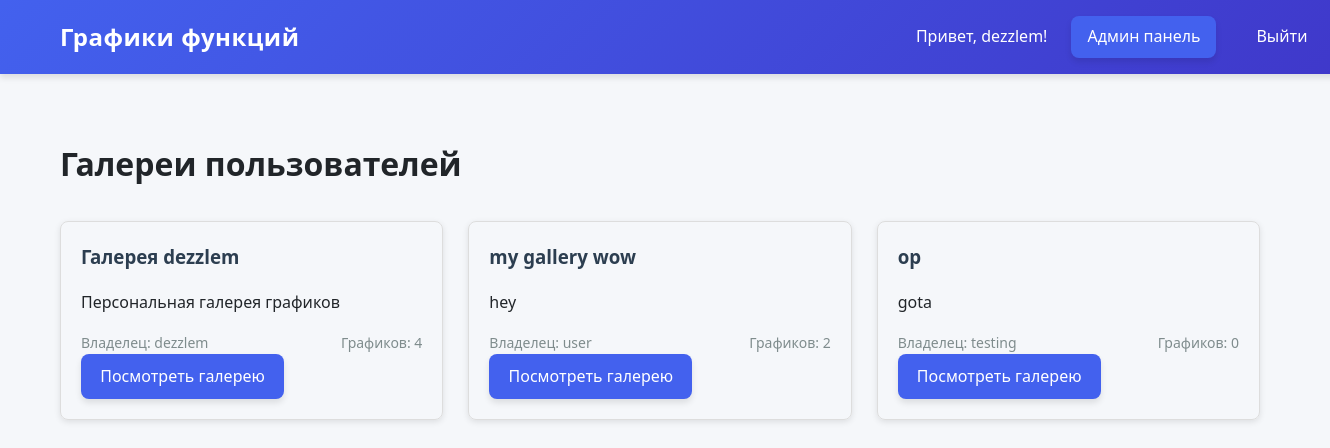
The page / (signed in) on the database its author committed.
### graphs/models.py (models this page shows, shortened)
class CustomUser(AbstractUser):
    USER_TYPE_CHOICES = (
        ('admin', 'Admin'),
        ('registered', 'Registered'),
        ('guest', 'Guest'),
    )
    user_type = models.CharField(
        max_length=20,
        choices=USER_TYPE_CHOICES,
        default='registered'  # Установите registered по умолчанию
    )
    email = models.EmailField(unique=True)

class UserGallery(models.Model):
    user = models.OneToOneField(settings.AUTH_USER_MODEL, on_delete=models.CASCADE, related_name='gallery')
    title = models.CharField(max_length=100, unique=True)
    description = models.TextField(blank=True)
    created_at = models.DateTimeField(auto_now_add=True)
    class Meta:
        verbose_name_plural = "User Galleries"
        constraints = [
            models.UniqueConstraint(fields=['title'], name='unique_gallery_title')
        ]

### graphs/views.py (the view)
# urls.py: path('', views.gallery_list, name='gallery_list'),  # Главная страница с галереями
def gallery_list(request):
    galleries = UserGallery.objects.all().select_related('user')
    return render(request, 'graphs/list.html', {'galleries': galleries})

### templates/graphs/list.html (shortened to what this page needs)
<!DOCTYPE html>
{% extends 'graphs/base.html' %}
{% block content %}
<html lang="ru">
<head>
</head>
<body>
    <div class="header">
        <h1>Галереи пользователей</h1>
    </div>
    <div class="galleries-container">
        {% for gallery in galleries %}
            <div class="gallery-card">
                <h3>
                    <a href="{% url 'user_gallery' gallery.user.id %}" style="text-decoration: none; color: inherit;">
                        {{ gallery.title|default:gallery.user.username }}
                    </a>
                </h3>
                <p>{{ gallery.description|default:"Персональная галерея графиков" }}</p>
                <div class="gallery-meta">
                    <span>Владелец: {{ gallery.user.username }}</span>
                    <span>Графиков: {{ gallery.user.graph_set.count }}</span>
                </div>
                <a href="{% url 'user_gallery' gallery.user.id %}" class="btn">
                    Посмотреть галерею
                </a>
            </div>
        {% empty %}
            <div class="empty-message">
                <p>Пока нет ни одной галереи. {% if user.is_authenticated and user.user_type == 'registered' %}Создайте первый график!{% endif %}</p>
            </div>
        {% endfor %}
    </div>
</body>
</html>
{% endblock %}

### templates/graphs/base.html (shortened to what this page needs)
<!DOCTYPE html>
<html lang="ru">
<head>
</head>
<body>
    <nav class="navbar">
    <a href="{% url 'graph_list' %}" class="navbar-brand">Графики функций</a>
    <div class="nav-links">
        {% if user.is_authenticated %}
            <span style="color: white;">Привет, {{ user.username }}!</span>
            {% if user.user_type == 'admin' %}
                <a href="{% url 'user_list' %}" class="btn">Админ панель</a>
            {% endif %}
            <a href="{% url 'logout' %}">Выйти</a>
        {% else %}
            <div class="auth-links">
                <a href="{% url 'login' %}">Вход</a>
                <a href="{% url 'register' %}">Регистрация</a>
            </div>
        {% endif %}
    </div>
</nav>
    <main>
        {% block content %}{% endblock %}
    </main>
</body>
</html>

### templates/graphs/list.html (style rules this page uses)
body { font-family: Arial, sans-serif; max-width: 1200px; margin: 0 auto; padding: 20px; }
.header { display: flex; justify-content: space-between; align-items: center; margin-bottom: 30px; }
.galleries-container { display: grid; grid-template-columns: repeat(auto-fill, minmax(300px, 1fr)); gap: 25px; }
.gallery-card { border: 1px solid #ddd; border-radius: 8px; padding: 20px; box-shadow: 0 2px 6px rgba(0,0,0,0.1); transition: transform 0.3s ease; }
.gallery-card h3 { margin-top: 0; color: #2c3e50; }
.btn { display: inline-block; padding: 8px 16px; background-color: #3498db; color: white; text-decoration: none; border-radius: 4px; text-align: center; transition: background-color 0.3s; }
.gallery-meta { display: flex; justify-content: space-between; margin-top: 15px; font-size: 14px; color: #7f8c8d; }

### templates/graphs/base.html (style rules this page uses)
:root { --primary-color: #4361ee; --primary-hover: #3a56d4; --secondary-color: #3f37c9; --danger-color: #f72585; --danger-hover: #e5177b; --success-color: #4cc9f0; --light-color: #f8f9fa; --dark-color: #212529; --gray-color: #6c757d; --border-radius: 8px; --box-shadow: 0 4px 6px rgba(0, 0, 0, 0.1); --transition: all 0.3s ease; }
body { font-family: 'Segoe UI', Tahoma, Geneva, Verdana, sans-serif; line-height: 1.6; color: var(--dark-color); background-color: #f5f7fa; margin: 0; padding: 0; }
.navbar { background: linear-gradient(135deg, var(--primary-color), var(--secondary-color)); padding: 1rem 2rem; display: flex; justify-content: space-between; align-items: center; box-shadow: var(--box-shadow); position: sticky; top: 0; z-index: 1000; }
.navbar-brand { color: white; font-size: 1.5rem; font-weight: 700; text-decoration: none; letter-spacing: 0.5px; }
.nav-links { display: flex; gap: 1.5rem; align-items: center; }
.nav-links a, .auth-links a { color: white; text-decoration: none; padding: 0.5rem 1rem; border-radius: var(--border-radius); transition: var(--transition); font-weight: 500; }
.btn { display: inline-block; padding: 0.6rem 1.2rem; background-color: var(--primary-color); color: white; text-decoration: none; border-radius: var(--border-radius); border: none; cursor: pointer; font-weight: 500; transition: var(--transition); box-shadow: var(--box-shadow); }
main { max-width: 1200px; margin: 2rem auto; padding: 0 1.5rem; }
.header { display: flex; justify-content: space-between; align-items: center; margin-bottom: 2rem; flex-wrap: wrap; gap: 1rem; width: auto; }
.header h1 { color: var(--dark-color); margin: 0; font-size: 2rem; }
body { min-height: 100vh; display: flex; flex-direction: column; }
main { flex: 1; max-width: none; width: 100%; padding: 2rem 5%; }
.navbar { padding: 1rem 5%; width: 95vw; }

### rows shown on the page
CustomUser: username "dezzlem"
UserGallery: title "Галерея dezzlem", description "Персональная галерея графиков", user.username "dezzlem", user.graph_set.count "4"
UserGallery: title "my gallery wow", description "hey", user.username "user", user.graph_set.count "2"
UserGallery: title "op", description "gota", user.username "testing", user.graph_set.count "0"
